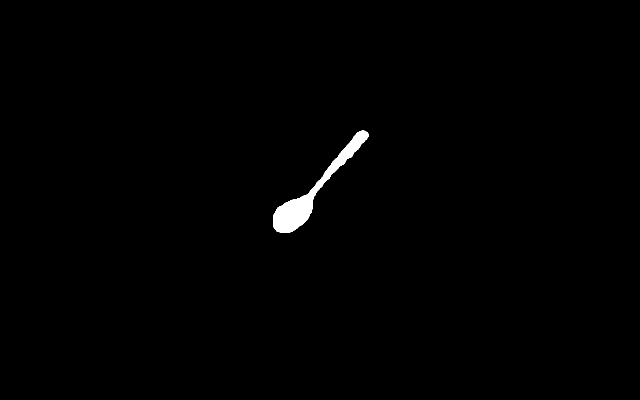
#> input picture daniel/Grasp_Tuning/pictures/spoon3_mask.png, 1280 x 800 px (shown at 1/2 size)
$ python vgt2.py
#> lines starting #> are read from the running program, lines starting #| are printed output that depends on the picture; after the words box and inside, x2 and y2 are one past the last pixel; in counts of white or black regions, pixels touching at a corner belong together; long printed decimals are rounded
### daniel/Grasp_Tuning/code/visulize_trajectory.py
import cv2
import numpy as np
from matplotlib import pyplot as plt
import os


def get_corners(center, theta, h, w):
    """

    :param center:
    :param theta:
    :param h:
    :param w:
    :return: [
    """
    theta = np.deg2rad(theta)
    corner_vectors_original = np.array([[-h, h, h, -h], [-w, -w, w, w], [1, 1, 1, 1]])
    transformation = np.array(
        [[np.cos(theta), np.sin(theta), center[0]], [-np.sin(theta), np.cos(theta), center[1]], [0, 0, 1]])
    new_corners = np.matmul(transformation, corner_vectors_original)
    return new_corners


# [10 lines left out: function plot_grasp_path, not called in this run]
    # [10 lines of commented-out code are left out]


def find_new_corner_vectors(corner_vectors, angle):
    # [9 lines of commented-out code are left out]
    new_corner_vectors = np.ndarray((0, 2), dtype=np.float16)
    cos = np.cos(np.deg2rad(angle))
    sin = np.sin(np.deg2rad(angle))
    r = np.array([[cos, -sin], [sin, cos]])
    for vector in corner_vectors:
        vector = np.array([[vector[0]], [vector[1]]])
        new_vector = np.matmul(r, vector)
        new_corner_vectors = np.append(new_corner_vectors, new_vector.reshape(1, 2), axis=0)
    return np.rint(new_corner_vectors).astype(int)


def save_path_image(trajectory, img, path, ghh=18, ghw=130, save_rect=False, init_score=-2):
    """

    :param trajectory:
    :param ghh: gripper rectangle half height
    :param ghw: gripper rectangle half width
    :param img:
    :param path: path to save the trajectory images
    :param save_rect:
    :param init_score:
    :return:
    """
    corner_vectors = np.array([[-ghw, -ghh], [ghw, -ghh], [ghw, ghh], [-ghw, ghh]])
    new_corners = np.array([[-1]])
    for i in range(trajectory.shape[0]):
        img_copy = np.copy(img)
        new_corner_vectors = find_new_corner_vectors(corner_vectors, trajectory[i][2])
        center = [int(round(trajectory[i][1])), int(round(trajectory[i][0]))]
        new_corners = new_corner_vectors + np.array([center, center, center, center])
        for k in range(4):
            line_width = 2
            line_color = (255, 0, 0)
            if k != 3:
                if k == 0 or k == 2:
                    line_width = 1
                    line_color = (255, 255, 0)
                cv2.line(img_copy, (new_corners[k][0], new_corners[k][1]),
                         (new_corners[k + 1][0], new_corners[k + 1][1]), line_color, line_width)
            else:
                cv2.line(img_copy, (new_corners[3][0], new_corners[3][1]),
                         (new_corners[0][0], new_corners[0][1]), line_color, line_width)
        cv2.circle(img_copy, (center[0], center[1]), 2, (0, 255, 0), -1)
        font = cv2.FONT_HERSHEY_SIMPLEX
        score_text = f'{trajectory[i][3]:.4f}'
        if init_score != -2:
            init_score = f'{init_score:.4f}'
            cv2.putText(img_copy, init_score, (50, 50), font, 0.5, (0, 0, 255), 1, cv2.LINE_AA)
        cv2.putText(img_copy, score_text, (50, 80), font, 0.5, (255, 0, 0), 1, cv2.LINE_AA)
        img_name = path + "%d.png" % i
        cv2.imwrite(img_name, img_copy)
    if save_rect:
        file_name = path + ".txt"
        if new_corners[0, 0] != -1:
            # print(new_corners)
            new_corners2 = np.ndarray((4, 2), dtype=int)
            new_corners2[:, 0] = new_corners[:, 1]
            new_corners2[:, 1] = new_corners[:, 0]
            # print(new_corners2)
            temp = np.copy(new_corners2[1, :])
            new_corners2[1, :] = new_corners2[3, :]
            new_corners2[3, :] = temp
            # print(new_corners2)
        np.savetxt(file_name, new_corners2, fmt='%u')


# [26 lines left out: functions save_loss_image, main, not called in this run]
    # [23 lines of commented-out code are left out]


# [2 lines that do not run on import are left out]

### daniel/Grasp_Tuning/code/vgt2.py
import cv2
import numpy as np
from matplotlib import pyplot as plt
import os
from visulize_trajectory import save_path_image, save_loss_image, get_corners
from image_processing_visualization import visualize_all
import time
from vision4grasp_tuning import find_pixel_normals, get_outline


next_pose1 = []


def neighbours(x, y, img):
    x_1, y_1, x1, y1 = x - 1, y - 1, x + 1, y + 1
    return [img[x_1, y], img[x_1, y1], img[x, y1], img[x1, y1],  # P2,P3,P4,P5
            img[x1, y], img[x1, y_1], img[x, y_1], img[x_1, y_1]]  # P6,P7,P8,P9


def transitions(sk_neighbours):
    n = sk_neighbours + sk_neighbours[0:1]  # P2, P3, ... , P8, P9, P2
    return sum((n1, n2) == (0, 1) for n1, n2 in zip(n, n[1:]))  # (P2,P3), (P3,P4), ... , (P8,P9), (P9,P2)


def zhangsuen(mask_pixels, image):
    image_thinned = image.copy()  # deepcopy to protect the original image
    changing1 = changing2 = 1  # the points to be removed (set as 0)
    skeleton_pixels = mask_pixels.copy()
    while changing1 or changing2:  # iterates until no further changes occur in the image
        new_pixels = []
        # Step 1
        changing1 = []
        # rows, columns = image_thinned.shape  # x for rows, y for columns
        # for x in range(1, rows - 1):  # No. of  rows
        #     for y in range(1, columns - 1):  # No. of columns
        for pixel in skeleton_pixels:
            x = pixel[0]
            y = pixel[1]
            P2, P3, P4, P5, P6, P7, P8, P9 = n = neighbours(x, y, image_thinned)
            if (image_thinned[x, y] == 1 and  # Condition 0: Point P1 in the object regions
                    2 <= sum(n) <= 6 and  # Condition 1: 2<= N(P1) <= 6
                    transitions(n) == 1 and  # Condition 2: S(P1)=1
                    P2 * P4 * P6 == 0 and  # Condition 3
                    P4 * P6 * P8 == 0):  # Condition 4
                changing1.append((x, y))
            else:
                new_pixels.append([x, y])
        for x, y in changing1:
            image_thinned[x, y] = 0
        skeleton_pixels = new_pixels.copy()
        new_pixels = []
        # Step 2
        changing2 = []
        # for x in range(1, rows - 1):
        #     for y in range(1, columns - 1):
        for pixel in skeleton_pixels:
            x = pixel[0]
            y = pixel[1]
            P2, P3, P4, P5, P6, P7, P8, P9 = n = neighbours(x, y, image_thinned)
            if (image_thinned[x, y] == 1 and  # Condition 0
                    2 <= sum(n) <= 6 and  # Condition 1
                    transitions(n) == 1 and  # Condition 2
                    P2 * P4 * P8 == 0 and  # Condition 3
                    P2 * P6 * P8 == 0):  # Condition 4
                changing2.append((x, y))
            else:
                new_pixels.append([x, y])
        for x, y in changing2:
            image_thinned[x, y] = 0
        skeleton_pixels = new_pixels.copy()
    return skeleton_pixels      # image_thinned


def current_pos2skeleton_points_distance(current_pos, sk_points):
    distances = []
    for i in range(len(sk_points)):
        distance = ((sk_points[i][0]-current_pos[0])**2 + (sk_points[i][1]-current_pos[1])**2)**0.5
        distances.append([i, distance])
    distances = sorted(distances, key=lambda l:l[1])
    return distances


# [22 lines left out: function get_outline_normal, not called in this run]


def get_outline_and_normal(mask, r_crop, c_crop, window_size):
    x = int(window_size/2)
    outline_pixels = np.ndarray((0, 2), dtype=np.uint8)
    outline_normals = np.ndarray((0, 2), dtype=np.uint8)
    padded_mask = pad_zeros(mask, x)
    r, c = mask.shape
    # ----------------construct index array
    current_index = -1
    current_row = -1
    ix1 = 0
    ix2 = 0
    index_array = np.ndarray((0, 2), dtype=np.uint8)
    # -----------------
    for i in range(r):
        for j in range(c):
            if mask[i, j] == 1:
                boundary_detector = padded_mask[i+x-1, j+x]*padded_mask[i+x+1, j+x]*padded_mask[i+x, j+x-1]*padded_mask[i+x, j+x+1]
                if boundary_detector == 0:
                    outline_pixels = np.append(outline_pixels, [[i+r_crop, j+c_crop]], axis=0)
                    # ---------------------------
                    current_index += 1
                    if current_row == -1:
                        current_row = i
                    if i == current_row:
                        ix2 = current_index
                    else:
                        index_array = np.append(index_array, [[ix1, ix2]], axis=0)
                        ix1 = current_index
                        ix2 = current_index
                        current_row = i
                    # ------------------------
                    v = np.arange(-x, x+1)
                    neighbor_vectors_row = np.repeat(v.reshape((-1, 1)), window_size, axis=1)
                    neighbor_vectors_col = np.repeat(v.reshape((1, -1)), window_size, axis=0)
                    window_mask = padded_mask[i:i+2*x+1, j:j+2*x+1]
                    occupied_neighbor_vectors_row = neighbor_vectors_row * window_mask
                    occupied_neighbor_vectors_col = neighbor_vectors_col * window_mask
                    n_r = np.sum(occupied_neighbor_vectors_row)
                    n_c = np.sum(occupied_neighbor_vectors_col)
                    neighbor_vectors_sum = normalize([n_r, n_c])
                    normal = - np.array(neighbor_vectors_sum).reshape(1, 2)
                    outline_normals = np.append(outline_normals, normal, axis=0)
    # --------------
    index_array = np.append(index_array, [[ix1, ix2]], axis=0)
    return outline_pixels, outline_normals, index_array


def normalize(n):
    norm = (n[0] ** 2 + n[1] ** 2) ** 0.5
    n[0] /= norm
    n[1] /= norm
    return n


def pad_zeros(img, x):
    r, c = img.shape
    padded_img = np.zeros((r + 2 * x, c + 2 * x), np.uint8)
    padded_img[x:x + r, x:x + c] = img
    return padded_img


# [15 lines left out: function normal_end, not called in this run]


def find_contact_region(outline_pixels, index_array, center, theta):
    """

    :param outline_pixels:
    :param index_array:
    :param center: [row,col]
    :param theta:
    :return:
    """
    grasp_path_corners = get_corners(center, theta, 19, 130)
    r_1 = int(round(np.amax(grasp_path_corners[0, :]))) - outline_pixels[0, 0]
    r_2 = int(round(np.amin(grasp_path_corners[0, :]))) - outline_pixels[0, 0]
    r_max = min(r_1, index_array.shape[0])
    r_min = max(0, r_2)
    contact_region = np.ndarray((0, 2), dtype=np.uint8)

    # --------------------------------------find contact seeds
    contact_seeds_found = False
    contact_seeds = np.array([[-1, -1], [-1, -1]])
    seeding_sample_size = 10
    seeding_attempt = 0
    while not contact_seeds_found:
        seeding_attempt += 1
        search_sample = np.random.randint(r_min, r_max, seeding_sample_size)
        for k in range(seeding_sample_size):
            row_index = search_sample[k]
            pixel_indices = index_array[row_index]
            p_a = outline_pixels[pixel_indices[0]: pixel_indices[1]+1]
            for i in range(len(p_a)):
                if inside_grasp_path(center, theta, p_a[i]):
                    col_average = np.sum(p_a[:, 1])/len(p_a)
                    if p_a[i, 1] < col_average:
                        contact_seeds[0] = [row_index, i]
                        contact_region = np.append(contact_region, [[i+pixel_indices[0], 0]], axis=0)
                    else:
                        contact_seeds[1] = [row_index, i]
                        contact_region = np.append(contact_region, [[i+pixel_indices[0], 1]], axis=0)
            if contact_seeds[0, 0] != -1 and contact_seeds[1, 0] != -1:
                contact_seeds_found = True
            elif seeding_attempt > 30:
                print('cant find contact region*************')
                contact_region = np.ndarray((0, 2), dtype=np.uint8)
                return contact_region
    # ---------------------------------------find contact region
    search_indicator = [0, 0, 0, 0]
    # index of index_array
    search_rows = np.array([contact_seeds[0, 0], contact_seeds[0, 0], contact_seeds[1, 0], contact_seeds[1, 0]])
    row_change = np.array([1, -1, 1, -1])
    while True:
        search_rows += row_change
        for i in range(4):
            if not search_indicator[i]:
                stopping_row = True
                if search_rows[i] > len(index_array) - 1 or search_rows[i] < 0:
                    pass
                    # print(search_rows[i])
                else:
                    p_i = index_array[search_rows[i]]
                    p_a = outline_pixels[p_i[0]: p_i[1]+1]
                    col_avg = np.sum(p_a[:, 1])/len(p_a)
                    for j in range(len(p_a)):
                        if i < 2:
                            if p_a[j, 1] - col_avg < 0 and inside_grasp_path(center, theta, p_a[j]):
                                stopping_row = False
                                contact_region = np.append(contact_region, [[p_i[0]+j, 0]], axis=0)
                        else:
                            if p_a[j, 1] - col_avg > 0 and inside_grasp_path(center, theta, p_a[j]):
                                stopping_row = False
                                contact_region = np.append(contact_region, [[p_i[0]+j, 1]], axis=0)
                if stopping_row:
                    search_indicator[i] = 1
        if search_indicator[0]*search_indicator[1]*search_indicator[2]*search_indicator[3] == 1:
            break

    return contact_region


def inside_grasp_path(center, theta, pixel):
    min_y = center[0] - 19 / np.cos(np.deg2rad(theta))
    max_y = center[0] + 19 / np.cos(np.deg2rad(theta))
    y = pixel[0] - np.tan(np.deg2rad(theta)) * (pixel[1] - center[1])
    if min_y <= y <= max_y:
        return True
    else:
        return False


def total_loss(contact_region, outline_pixels, normals, gripper_center, theta):    # gripper_center(row,col)
    """

    :param contact_region: nx[row,col,side]
    :param outline_pixels:
    :param normals: nx[row0,col0,row1,col1]
    :param gripper_center: [row,col]
    :param theta: gripper roll
    :return: x_loss, y_loss, theta_loss
    """
    normal_sum = np.array([0.0, 0.0])
    vector_sum = np.array([0.0, 0.0])
    left_sum = np.array([0.0, 0.0])
    right_sum = np.array([0.0, 0.0])
    gripper_center = np.array(gripper_center)
    if contact_region.shape[0] > 70:
        for contact_marker in contact_region:
            contact = outline_pixels[contact_marker[0]]
            vector_sum += contact - gripper_center       # [row, col]
            normal_sum += normals[contact_marker[0]]
            if contact_marker[1] == 0:
                # left side
                left_sum += normals[contact_marker[0]]        # [row, col]
            else:
                # right side
                right_sum += normals[contact_marker[0]]       # [row, col]
        x_loss = (vector_sum[0] ** 2 + vector_sum[1] ** 2)**0.5
        y_loss = (normal_sum[0] ** 2 + normal_sum[1] ** 2)**0.5
        r_normal = np.array([np.sin(np.deg2rad(theta)), np.cos(np.deg2rad(theta))])    # [row, col]
        l_normal = np.array([-np.sin(np.deg2rad(theta)), -np.cos(np.deg2rad(theta))])   # [row, col]
        if left_sum.all() == 0:
            alpha = 30
            beta = 30
        elif right_sum.all() == 0:
            beta = 30
            alpha = 30
        else:
            c_alpha = np.dot(l_normal, left_sum) / (left_sum[0]**2+left_sum[1]**2)**0.5
            c_beta = np.dot(r_normal, right_sum) / (right_sum[0]**2 + right_sum[1]**2)**0.5
            alpha = np.rad2deg(np.arccos(c_alpha))
            beta = np.rad2deg(np.arccos(c_beta))
        theta_loss = (alpha + beta)**2
        return x_loss, y_loss, theta_loss
    else:
        return -1, -1, -1


def find_next_gripper_pose(outline_pixels, index_array, normals, current_pos, angle_search_space):
    r = 8
    threshold = 0.1
    min_loss = current_pos[3]
    next_pos = current_pos
    for i in range(20):
        ri = r * np.sqrt(np.random.random())
        phi = np.random.random() * 2 * np.pi
        next_row = current_pos[0] + ri * np.cos(phi)
        next_col = current_pos[1] + ri * np.sin(phi)
        for k in range(len(angle_search_space)):
            if k < 8:
                next_theta = angle_search_space[k] + current_pos[2]
            else:
                next_theta = angle_search_space[k]
            # start_time = time.time()
            next_contact = find_contact_region(outline_pixels, index_array, [next_row, next_col], next_theta)
            # print("get contact region used", time.time()-start_time, "seconds")
            # start_time = time.time()
            x_loss, y_loss, theta_loss = total_loss(next_contact, outline_pixels, normals, [next_row, next_col], next_theta)
            loss = x_loss + y_loss + theta_loss
            # print("find current loss used", time.time()-start_time, "seconds")
            if loss != -3 and min_loss - loss > threshold:
                min_loss = loss
                next_pos = [next_row, next_col, next_theta, loss, x_loss, y_loss, theta_loss]
            # print("one search used", time.time()-s_time, "seconds")
    return next_pos


def find_gripper_trajectory(outline_pixels, index_array, normals, mask_skeleton, current_pos):
    iterations = 0
    distance_array = current_pos2skeleton_points_distance(current_pos[0:2], mask_skeleton)
    closest_skp = [mask_skeleton[distance_array[0][0]][0], mask_skeleton[distance_array[0][0]][1]]
    if current_pos[3] == -1:
        current_pos[0] = closest_skp[0]
        current_pos[1] = closest_skp[1]
        current_contact = find_contact_region(outline_pixels, index_array, [current_pos[0], current_pos[1]], current_pos[2])
        l1, l2, l3 = total_loss(current_contact, outline_pixels, normals, [current_pos[0], current_pos[1]], current_pos[2])
        current_loss = l1 + l2 + l3
        current_pos[3:7] = [current_loss, l1, l2, l3]
    trajectory = [current_pos]
    # angle_search_space = np.arange(-90, 96, 6)
    # angle_search_space = np.append([-5, -4, -3, -2, -1, 1, 2, 3, 4, 5], angle_search_space)
    angle_search_space = np.arange(-30, 30, 5)
    angle_search_space = np.append([-4, -3, -2, -1, 1, 2, 3, 4], angle_search_space)
    while iterations < 20:
        start_time = time.time()
        iterations += 1
        next_pos = find_next_gripper_pose(outline_pixels, index_array, normals, current_pos,angle_search_space)
        if current_pos == next_pos:
            break
        else:
            current_pos = next_pos
            trajectory.append(current_pos)
        print("iteration", iterations, "used", time.time() - start_time, "seconds")
    trajectory = np.array(trajectory)
    return trajectory


# [92 lines left out: function test1, not called in this run]


def main():
    path = os.path.dirname(os.getcwd())
    mask_image_name = 'spoon3_mask.png'
    image_name = 'spoon3.png'
    mask_img = cv2.imread(os.path.join(path, 'pictures', mask_image_name))
#> mask_img is the input picture: shape (800, 1280, 3); values 0 (black) and 1 (white), 0.69% white; 1 white region, box (x1, y1, x2, y2) and area: (546, 261, 737, 465) 7057
    print(mask_img.shape)
#| (800, 1280, 3)
    r_crop = 150
    c_crop = 540
    roi = mask_img[r_crop:570, c_crop:740, 0]
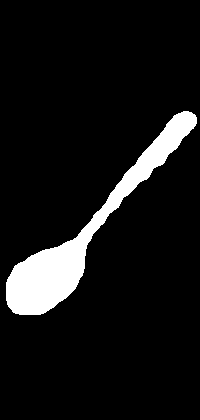
#> roi: shape (420, 200); values 0 (black) and 1 (white), 8.4% white; 1 white region, box (x1, y1, x2, y2) and area: (6, 111, 197, 315) 7057
    #outline_pixels_v3, outline_normals_v3, index_array = get_outline_and_normal(mask_img[:, :, 0], 0, 0, 7)
    outline_pixels_v3, outline_normals_v3, index_array = get_outline_and_normal(roi, r_crop, c_crop, 7)
#> in pad_zeros, `padded_img[x:x + r, x:x + c] = img`:
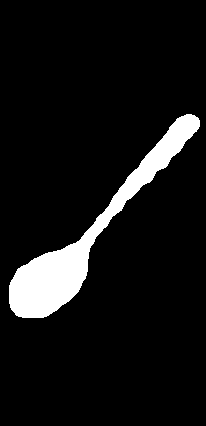
#> padded_img: shape (426, 206); values 0 (black) and 1 (white), 8% white; 1 white region, box (x1, y1, x2, y2) and area: (9, 114, 200, 318) 7057
#> after the loop in get_outline_and_normal, `for i in range(r):`: current_index = 506
#> outline_pixels_v3 = 507 pairs, first value 261 to 464, second value 546 to 736; outline_normals_v3 = 507 pairs, first value -0.997 to 1, second value -1 to 1; index_array = 204 pairs, first value 0 to 485, second value 5 to 506
    # calculate the object skeleton///////////////
    mask_pixels = []
    r, c = roi.shape
    for i in range(r):
        for j in range(c):
            if roi[i, j] == 1:
                mask_pixels.append([i + 150, j + 540])
    object_skeleton = zhangsuen(mask_pixels, mask_img[:, :, 0])
#> the loop in zhangsuen, `while changing1 or changing2:` made 21 passes
#> after the loop in zhangsuen, `while changing1 or changing2:`:
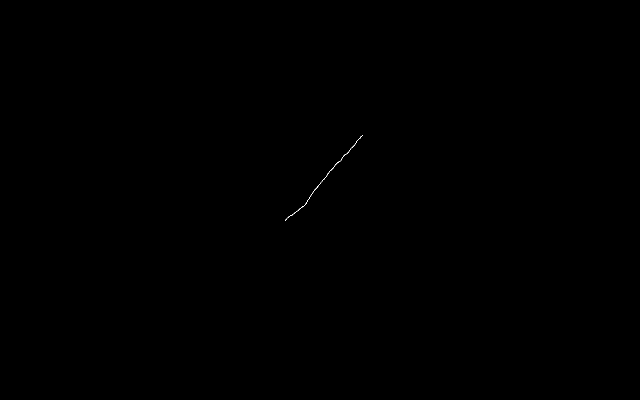
#> image_thinned: shape (800, 1280) (shown at 1/2 size); values 0 (black) and 1 (white), 0.02% white in thin lines or dots, all inside (x1, y1, x2, y2) = (570, 271, 726, 442)
    object_skeleton = np.array(object_skeleton)
    plt.figure()
    plt.imshow(mask_img*255)
    x = object_skeleton[:, 1]
    y = object_skeleton[:, 0]
    plt.scatter(x, y, color='r', marker='x')
    plt.show()
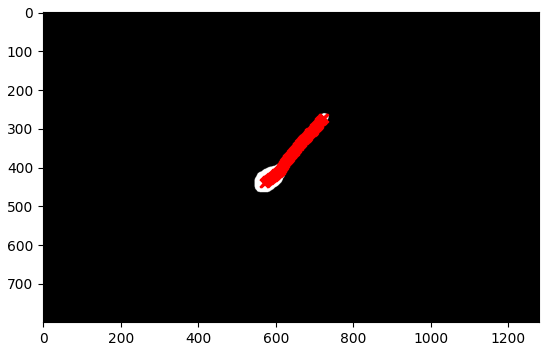
#> figure drawn by matplotlib, 1 panel
    # ----------------------------///////////////
    start_time3 = time.time()
    trajectory = find_gripper_trajectory(outline_pixels_v3, index_array, outline_normals_v3, object_skeleton, [314, 659, 0, -1, -1, -1, -1])
#> the loop in total_loss, `for contact_marker in contact_region:` made 113 passes
#> contact_marker on passes 1 to 8: [110, 0], [111, 1], [116, 0], [117, 1], [116, 0], [117, 1], [133, 0], [134, 1]
    time3 = time.time() - start_time3
    print('find trajectory used', time3, 'seconds')
#| find trajectory used 11.913 seconds
    print(trajectory)
#| [[3.27000000e+02 6.72000000e+02 0.00000000e+00 7.43565461e+03
#|   6.07871697e+02 1.93713976e+01 6.80841152e+03]
#|  [3.23391910e+02 6.77319448e+02 2.50000000e+01 1.20971327e+03
#|   8.99235595e+01 9.41725389e+00 1.11037246e+03]
#|  [3.25745109e+02 6.74297162e+02 2.90000000e+01 6.28605638e+02
#|   6.43586865e+01 6.98640667e+00 5.57260545e+02]
#> (further printed lines are left out)

    img2 = cv2.imread(os.path.join(path, 'pictures', image_name))
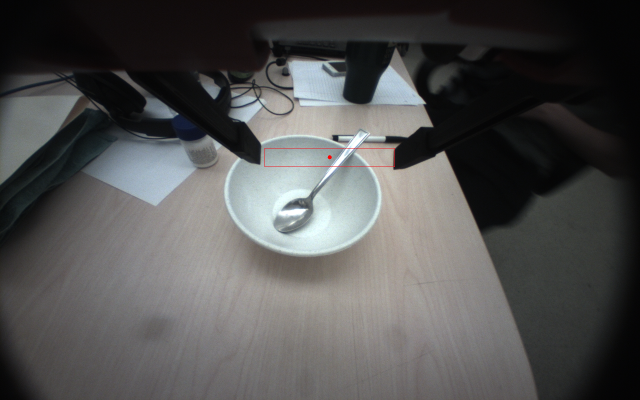
#> input picture daniel/Grasp_Tuning/pictures/spoon3.png, 1280 x 800 px (shown at 1/2 size)
#> img2 is the input picture: shape (800, 1280, 3); mean B, G, R 81.6, 82.1, 82.2
    save_path_image(trajectory, img2, r'D:\Temp')
#> the loop in save_path_image, `for i in range(trajectory.shape[0]):` made 7 passes
#> pass 1, in save_path_image, `cv2.imwrite(img_name, img_copy)`:
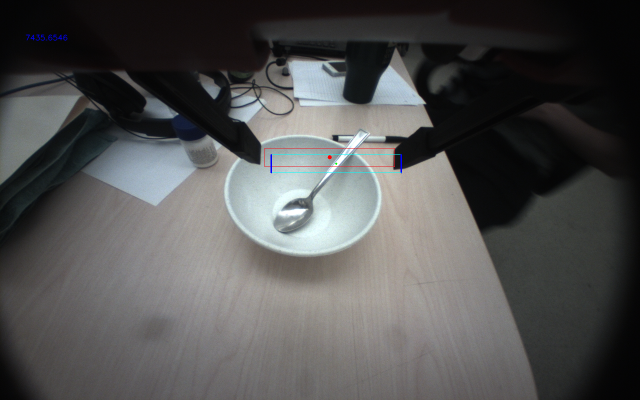
#> saved as Temp0.png: shape (800, 1280, 3) (shown at 1/2 size); mean B, G, R 81.8, 82.1, 82.1
#> pass 2, in save_path_image, `cv2.imwrite(img_name, img_copy)`:
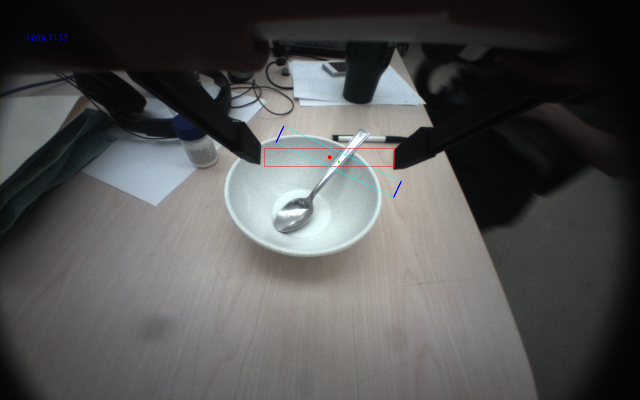
#> saved as Temp1.png: shape (800, 1280, 3) (shown at 1/2 size); mean B, G, R 81.8, 82.1, 82.1


if __name__ == '__main__':
    # test1()
    main()
    # uniform_random_points(50, 12)
